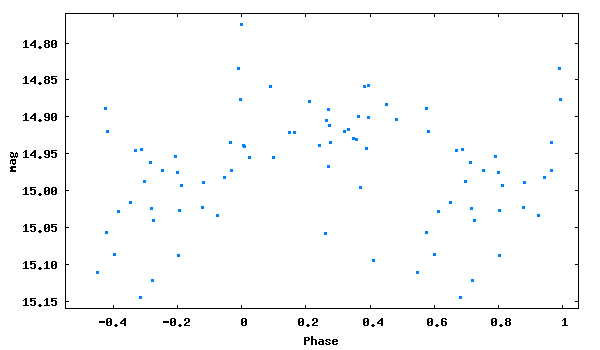

This chart was generated by the following gnuplot code:
set term png size 600,350 medium
set colors classic
set output 'phase_lc_20.png'
set xlabel 'Phase'
set ylabel 'mag'
#set title 'JDmax = 2447765.43500 + 0.2916020 x E'
set format y '%5.2f'
plot [-0.55:1.05][15.16:14.76] "phase_lc_20.dat" linecolor 3 pointtype 5 pointsize 0.3 title ""
